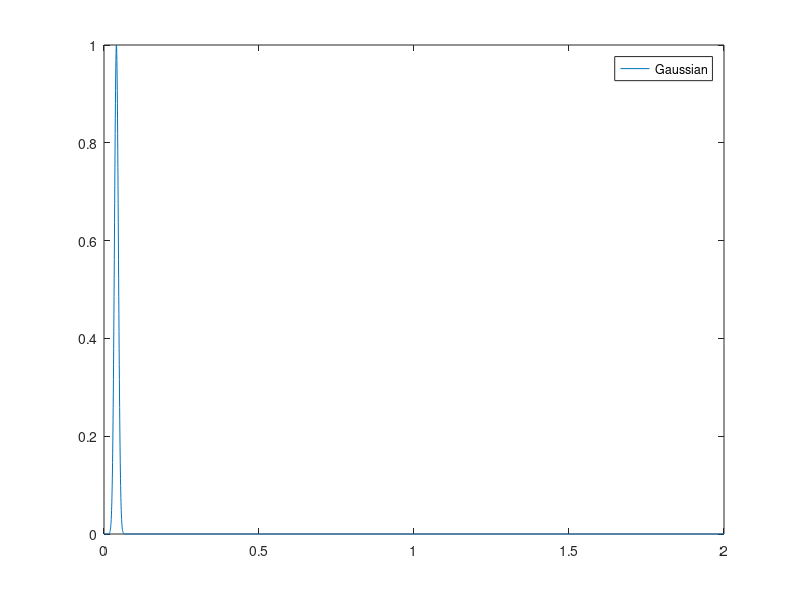
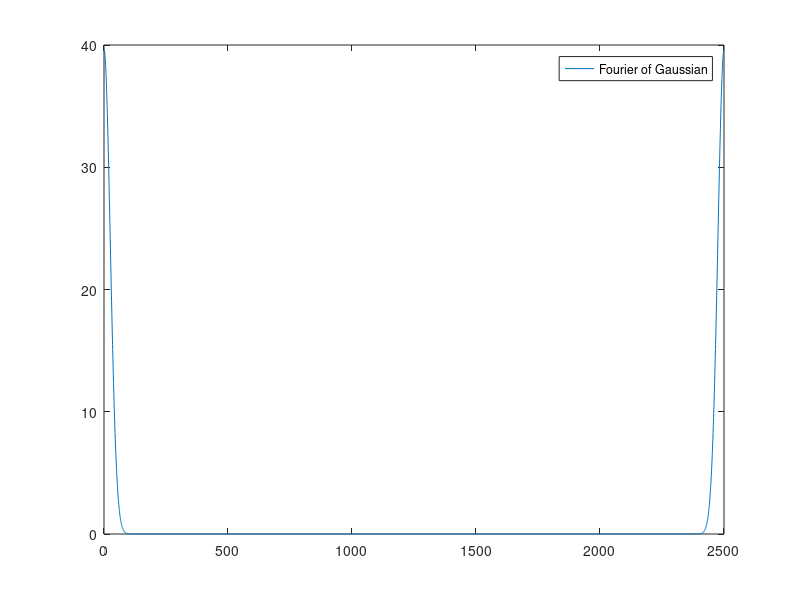
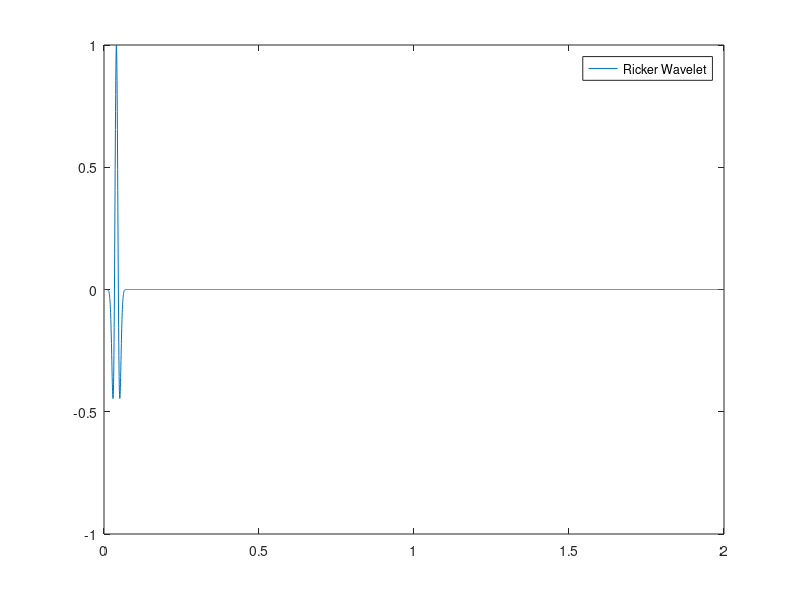
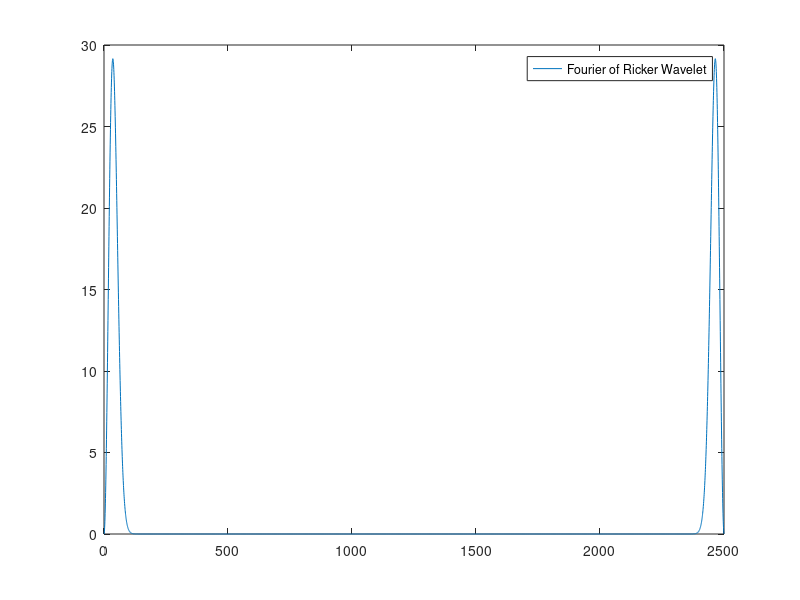

The MATLAB source for these figures, in order:
clear all
close all
clc


sigma=sqrt(0.00004);


dt=0.0004;
tmax=2.0;
t=0:dt:tmax;
Nt=length(t);

df=1.0/tmax;
fmax=df*(Nt-1);
f=0:df:fmax;
Nf=Nt;



y1=exp(-0.5*((t-0.04).^2)/(sigma^2));
fy1=fft(y1); 
y2=(1-((t-0.04).^2)/(sigma^2)).*exp(-0.5*((t-0.04).^2)/(sigma^2));
fy2=fft(y2);


figure(1);
plot(t,y1);
legend('Gaussian');


figure(2);
plot(f,abs(fy1));
legend('Fourier of Gaussian');


figure(3);
plot(t,y2);
legend('Ricker Wavelet');


figure(4);
plot(f,abs(fy2));
legend('Fourier of Ricker Wavelet');


% ind = find(t > 0.95 & t < 1.05);
% wavelet = y2(ind);
% 
% length(ind)
% 
% 
% figure(5);
% plot(wavelet);

fid = fopen('source_wavelet','w');
fwrite(fid,y1,'single');
fclose(fid);







